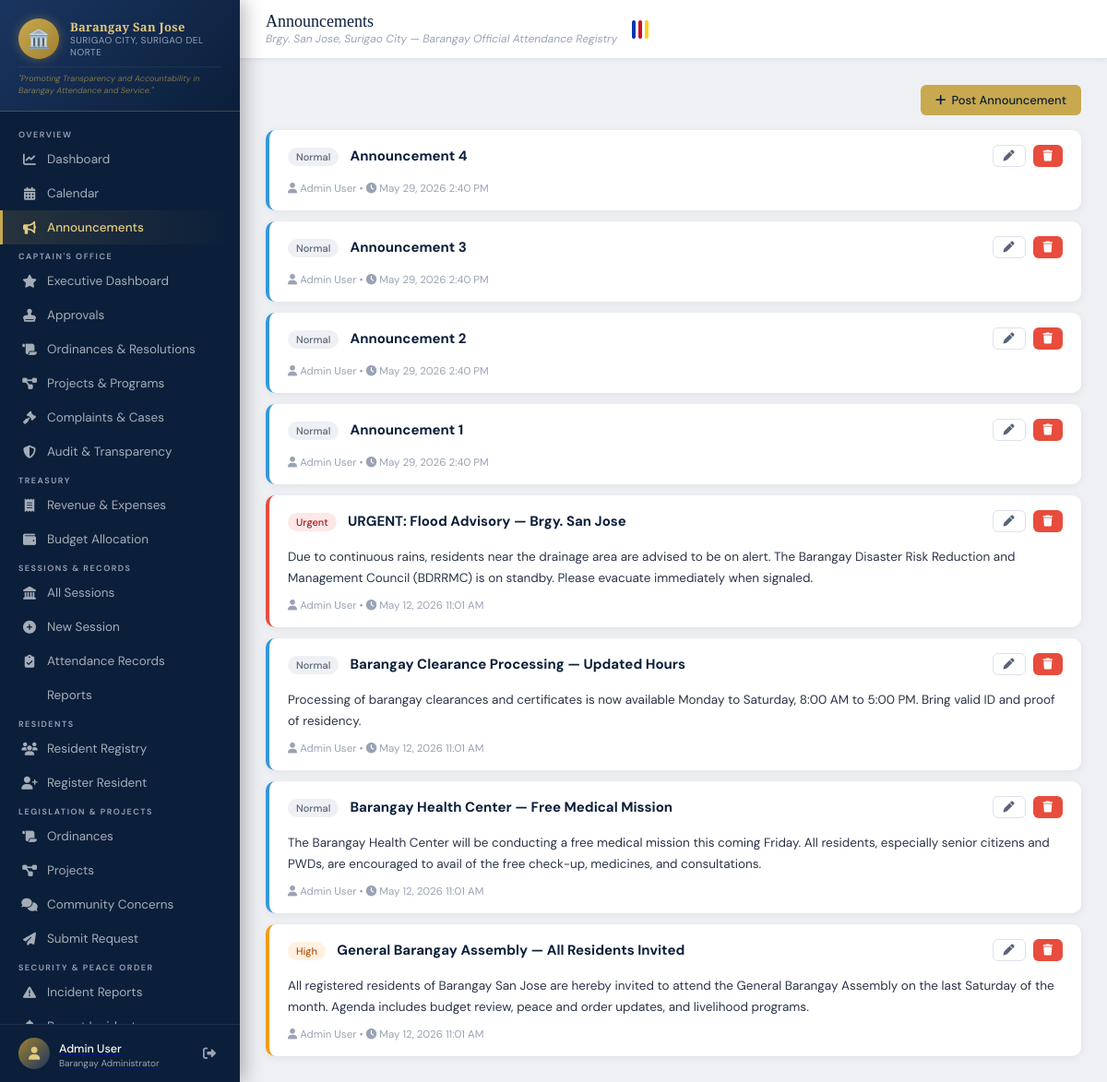
The page /announcements/ (signed in) on the database its author committed.
### attendance/models.py (models this page shows, shortened)
class UserProfile(models.Model):
    ROLE_CHOICES = [
        ('punong_barangay', 'Punong Barangay (Captain)'),
        ('admin', 'Barangay Administrator'),
        ('secretary', 'Barangay Secretary'),
        ('treasurer', 'Barangay Treasurer'),
        ('kagawad', 'Barangay Kagawad'),
        ('sb_chairperson', 'SB Chairperson'),
        ('tanod', 'Barangay Tanod'),
        ('bhw', 'Barangay Health Worker'),
        ('bns', 'Barangay Nutrition Scholar'),
        ('utility', 'Utility / Admin Staff'),
        ('staff', 'Barangay Staff'),
        ('viewer', 'Viewer'),
    ]
    COMMITTEE_CHOICES = [
        ('', 'None'),
        ('peace_order', 'Peace and Order'),
        ('health', 'Health and Sanitation'),
        ('education', 'Education'),
        ('infrastructure', 'Infrastructure'),
        ('livelihood', 'Livelihood'),
        ('environment', 'Environment'),
        ('youth', 'Youth and Sports'),
        ('women', "Women's Affairs"),
        ('senior', 'Senior Citizens'),
        ('finance', 'Finance and Budget'),
    ]
    user = models.OneToOneField(User, on_delete=models.CASCADE, related_name='profile')
    role = models.CharField(max_length=30, choices=ROLE_CHOICES, default='viewer')
    contact_number = models.CharField(max_length=15, blank=True)
    position = models.CharField(max_length=100, blank=True)
    committee = models.CharField(max_length=30, choices=COMMITTEE_CHOICES, blank=True)
    avatar = models.ImageField(upload_to='avatars/', blank=True, null=True)
    is_active = models.BooleanField(default=True)
    created_at = models.DateTimeField(auto_now_add=True)
    class Meta:
        verbose_name = "User Profile"
        verbose_name_plural = "User Profiles"

class Announcement(models.Model):
    PRIORITY_CHOICES = [
        ('low', 'Low'), ('normal', 'Normal'), ('high', 'High'), ('urgent', 'Urgent'),
    ]
    TARGET_CHOICES = [
        ('all', 'All'), ('officials', 'Officials Only'), ('tanod', 'Tanod'),
        ('bhw', 'Health Workers'), ('bns', 'Nutrition Scholars'), ('residents', 'Residents'),
    ]
    title = models.CharField(max_length=200)
    content = models.TextField()
    priority = models.CharField(max_length=10, choices=PRIORITY_CHOICES, default='normal')
    target_audience = models.CharField(max_length=20, choices=TARGET_CHOICES, default='all')
    is_published = models.BooleanField(default=True)
    published_by = models.ForeignKey(User, on_delete=models.SET_NULL, null=True)
    created_at = models.DateTimeField(auto_now_add=True)
    updated_at = models.DateTimeField(auto_now=True)
    expires_at = models.DateTimeField(null=True, blank=True)
    @property
    def is_active(self):
        if self.expires_at:
            return self.is_published and timezone.now() < self.expires_at
        return self.is_published
    class Meta:
        ordering = ['-created_at']
        verbose_name = "Announcement"
        verbose_name_plural = "Announcements"

### attendance/views.py (the view)
# urls.py: path('announcements/', views.announcement_list, name='announcement_list'),
@login_required
def announcement_list(request):
    announcements = Announcement.objects.all()
    return render(request, 'attendance/announcement_list.html', {'announcements': announcements})

### attendance/context_processors.py (called while the page is built)
def site_settings(request):
    return {
        'SITE_NAME': getattr(settings, 'SITE_NAME', 'Barangay Official Attendance Registry'),
        'SITE_SHORT': getattr(settings, 'SITE_SHORT', 'BOAR System'),
        'BARANGAY_NAME': getattr(settings, 'BARANGAY_NAME', 'Brgy. San Jose'),
        'BARANGAY_CITY': getattr(settings, 'BARANGAY_CITY', 'Surigao City'),
        'BARANGAY_PROVINCE': getattr(settings, 'BARANGAY_PROVINCE', 'Surigao del Norte'),
    }

### templates/attendance/announcement_list.html (shortened to what this page needs)
{% extends 'base.html' %}
{% block page_title %}Announcements{% endblock %}
{% block content %}
<div class="d-flex gap-12 mb-16" style="justify-content:flex-end;">
  {% if request.user.profile.role in 'admin,secretary' %}
  <a href="{% url 'announcement_create' %}" class="btn btn-gold"><i class="fas fa-plus"></i> Post Announcement</a>
  {% endif %}
</div>
<div style="display:flex; flex-direction:column; gap:12px;">
  {% for ann in announcements %}
  <div class="card" style="border-left: 4px solid {% if ann.priority == 'urgent' %}#e74c3c{% elif ann.priority == 'high' %}#f39c12{% elif ann.priority == 'normal' %}#3498db{% else %}#95a5a6{% endif %};">
    <div class="card-body" style="padding:16px 20px;">
      <div class="d-flex gap-12 align-center mb-16" style="flex-wrap:wrap;">
        <div style="flex:1;">
          <span class="badge badge-{{ ann.priority }}" style="margin-right:8px;">{{ ann.get_priority_display }}</span>
          <strong style="font-size:15px; color:#0b1f3a;">{{ ann.title }}</strong>
        </div>
        {% if request.user.profile.role in 'admin,secretary' %}
        <div class="d-flex gap-8">
          <a href="{% url 'announcement_edit' ann.pk %}" class="btn btn-outline btn-sm"><i class="fas fa-pen"></i></a>
          <a href="{% url 'announcement_delete' ann.pk %}" class="btn btn-danger btn-sm"><i class="fas fa-trash"></i></a>
        </div>
        {% endif %}
      </div>
      <div style="font-size:13.5px; color:#2a3548; line-height:1.7;">{{ ann.content|linebreaks }}</div>
      <div style="margin-top:10px; font-size:11.5px; color:#9aa3b5;">
        <i class="fas fa-user"></i> {{ ann.published_by.get_full_name|default:ann.published_by.username }}
        &bull; <i class="fas fa-clock"></i> {{ ann.created_at|date:"F d, Y g:i A" }}
      </div>
    </div>
  </div>
  {% endfor %}
</div>
{% endblock %}

### templates/base.html (shortened to what this page needs)
{% load static %}
<!DOCTYPE html>
<html lang="en">
<head>
  <link href="https://cdnjs.cloudflare.com/ajax/libs/font-awesome/6.5.0/css/all.min.css" rel="stylesheet">
</head>
<body>
{% if user.is_authenticated %}
<aside class="sidebar">
  <div class="sidebar-brand">
    <div class="brand-emblem">
      <div class="brand-seal">🏛️</div>
      <div class="brand-text">
        <h1>Barangay San Jose</h1>
        <p>Surigao City, Surigao del Norte</p>
      </div>
    </div>
    <div class="brand-tagline">
      "Promoting Transparency and Accountability in Barangay Attendance and Service."
    </div>
  </div>
  <nav class="sidebar-nav">
    <span class="nav-section-label">Overview</span>
    <a href="{% url 'dashboard' %}" class="nav-item {% if request.resolver_match.url_name == 'dashboard' %}active{% endif %}">
      <i class="fas fa-chart-line"></i> Dashboard
    </a>
    <a href="{% url 'calendar' %}" class="nav-item {% if request.resolver_match.url_name == 'calendar' %}active{% endif %}">
      <i class="fas fa-calendar-alt"></i> Calendar
    </a>
    <a href="{% url 'announcement_list' %}" class="nav-item {% if 'announcement' in request.resolver_match.url_name %}active{% endif %}">
      <i class="fas fa-bullhorn"></i> Announcements
    </a>
    {% if user.profile.role in 'punong_barangay,admin' %}
    <span class="nav-section-label">Captain's Office</span>
    <a href="{% url 'captain_dashboard' %}" class="nav-item {% if request.resolver_match.url_name == 'captain_dashboard' %}active{% endif %}">
      <i class="fas fa-star"></i> Executive Dashboard
    </a>
    <a href="{% url 'approval_list' %}" class="nav-item {% if 'approval' in request.resolver_match.url_name %}active{% endif %}">
      <i class="fas fa-stamp"></i> Approvals
    </a>
    <a href="{% url 'ordinance_list' %}" class="nav-item {% if 'ordinance' in request.resolver_match.url_name %}active{% endif %}">
      <i class="fas fa-scroll"></i> Ordinances & Resolutions
    </a>
    <a href="{% url 'project_list' %}" class="nav-item {% if 'project' in request.resolver_match.url_name %}active{% endif %}">
      <i class="fas fa-diagram-project"></i> Projects & Programs
    </a>
    <a href="{% url 'complaint_list' %}" class="nav-item {% if 'complaint' in request.resolver_match.url_name %}active{% endif %}">
      <i class="fas fa-gavel"></i> Complaints & Cases
    </a>
    <a href="{% url 'audit_log_list' %}" class="nav-item {% if 'audit' in request.resolver_match.url_name %}active{% endif %}">
      <i class="fas fa-shield-halved"></i> Audit & Transparency
    </a>
    {% endif %}
    {% if user.profile.role in 'treasurer,punong_barangay,admin' %}
    <span class="nav-section-label">Treasury</span>
    <a href="{% url 'financial_list' %}" class="nav-item {% if 'financial' in request.resolver_match.url_name %}active{% endif %}">
      <i class="fas fa-receipt"></i> Revenue & Expenses
    </a>
    <a href="{% url 'budget_list' %}" class="nav-item {% if 'budget' in request.resolver_match.url_name %}active{% endif %}">
      <i class="fas fa-wallet"></i> Budget Allocation
    </a>
    {% endif %}
    {% if user.profile.role in 'secretary,admin,punong_barangay,kagawad,sb_chairperson' %}
    <span class="nav-section-label">Sessions & Records</span>
    <a href="{% url 'session_list' %}" class="nav-item {% if 'session' in request.resolver_match.url_name %}active{% endif %}">
      <i class="fas fa-landmark"></i> All Sessions
    </a>
    <a href="{% url 'session_create' %}" class="nav-item">
      <i class="fas fa-plus-circle"></i> New Session
    </a>
    <a href="{% url 'attendance_list' %}" class="nav-item {% if request.resolver_match.url_name == 'attendance_list' %}active{% endif %}">
      <i class="fas fa-clipboard-check"></i> Attendance Records
    </a>
    <a href="{% url 'reports' %}" class="nav-item {% if request.resolver_match.url_name == 'reports' %}active{% endif %}">
       Reports
    </a>
    {% endif %}
    {% if user.profile.role in 'secretary,admin,punong_barangay,kagawad,sb_chairperson,bhw,bns' %}
    <span class="nav-section-label">Residents</span>
    <a href="{% url 'citizen_list' %}" class="nav-item {% if 'citizen' in request.resolver_match.url_name %}active{% endif %}">
      <i class="fas fa-users"></i> Resident Registry
    </a>
    {% if user.profile.role in 'secretary,admin,punong_barangay' %}
    <a href="{% url 'citizen_create' %}" class="nav-item">
      <i class="fas fa-user-plus"></i> Register Resident
    </a>
    {% endif %}
    {% endif %}
    {% if user.profile.role in 'kagawad,sb_chairperson,punong_barangay,admin' %}
    <span class="nav-section-label">Legislation & Projects</span>
    <a href="{% url 'ordinance_list' %}" class="nav-item {% if 'ordinance' in request.resolver_match.url_name %}active{% endif %}">
      <i class="fas fa-scroll"></i> Ordinances
    </a>
    <a href="{% url 'project_list' %}" class="nav-item {% if 'project' in request.resolver_match.url_name %}active{% endif %}">
      <i class="fas fa-diagram-project"></i> Projects
    </a>
    <a href="{% url 'complaint_list' %}" class="nav-item {% if 'complaint' in request.resolver_match.url_name %}active{% endif %}">
      <i class="fas fa-comments"></i> Community Concerns
    </a>
    <a href="{% url 'approval_create' %}" class="nav-item">
      <i class="fas fa-paper-plane"></i> Submit Request
    </a>
    {% endif %}
    {% if user.profile.role in 'tanod,punong_barangay,admin,secretary' %}
    <span class="nav-section-label">Security & Peace Order</span>
    <a href="{% url 'incident_list' %}" class="nav-item {% if 'incident' in request.resolver_match.url_name %}active{% endif %}">
      <i class="fas fa-triangle-exclamation"></i> Incident Reports
    </a>
    <a href="{% url 'incident_create' %}" class="nav-item">
      <i class="fas fa-bell"></i> Report Incident
    </a>
    {% endif %}
  </nav>
  <div class="sidebar-footer">
    <div class="user-card">
      <div class="user-avatar"><i class="fas fa-user"></i></div>
      <div class="user-info">
        <a href="{% url 'my_profile' %}" class="text-decoration-none text-white">
          <span>{{ user.get_full_name|default:user.username }}</span>
          <small>{{ user.profile.get_role_display|default:"User" }}</small>
        </a>
      </div>
      <a href="{% url 'logout' %}" class="btn-logout" title="Logout">
        <i class="fas fa-right-from-bracket"></i>
      </a>
    </div>
  </div>
</aside>
{% endif %}
<div class="main-content">
  {% if user.is_authenticated %}
  <div class="top-bar">
    <div>
      <div class="top-bar-title">{% block page_title %}Dashboard{% endblock %}</div>
      <div class="top-bar-subtitle">{{ BARANGAY_NAME }}, {{ BARANGAY_CITY }} — {{ SITE_NAME }}</div>
    </div>
    <div class="ph-flag-bar" title="Philippines">
      <span style="background:#0038a8;"></span>
      <span style="background:#ce1126;"></span>
      <span style="background:#fcd116;"></span>
    </div>
  </div>
  {% endif %}
  <div class="page-body">
    {% block content %}{% endblock %}
  </div>
</div>
</body>
</html>

### rows shown on the page
Announcement: priority "Normal", title "Announcement 4", published_by.get_full_name "Admin User", created_at "May 29, 2026 2:40 PM"
Announcement: priority "Normal", title "Announcement 3", published_by.get_full_name "Admin User", created_at "May 29, 2026 2:40 PM"
Announcement: priority "Normal", title "Announcement 2", published_by.get_full_name "Admin User", created_at "May 29, 2026 2:40 PM"
Announcement: priority "Normal", title "Announcement 1", published_by.get_full_name "Admin User", created_at "May 29, 2026 2:40 PM"
Announcement: priority "Urgent", title "URGENT: Flood Advisory — Brgy. San Jose", content "Due to continuous rains, residents near the drainage area are advised to be on alert. The Barangay Disaster Risk Reduction and Management Council (BDRRMC) is on standby. Please evacuate immediately when signaled.", published_by.get_full_name "Admin User", created_at "May 12, 2026 11:01 AM"
Announcement: priority "Normal", title "Barangay Clearance Processing — Updated Hours", content "Processing of barangay clearances and certificates is now available Monday to Saturday, 8:00 AM to 5:00 PM. Bring valid ID and proof of residency.", published_by.get_full_name "Admin User", created_at "May 12, 2026 11:01 AM"
Announcement: priority "Normal", title "Barangay Health Center — Free Medical Mission", content "The Barangay Health Center will be conducting a free medical mission this coming Friday. All residents, especially senior citizens and PWDs, are encouraged to avail of the free check-up, medicines, and consultations.", published_by.get_full_name "Admin User", created_at "May 12, 2026 11:01 AM"
Announcement: priority "High", title "General Barangay Assembly — All Residents Invited", content "All registered residents of Barangay San Jose are hereby invited to attend the General Barangay Assembly on the last Saturday of the month. Agenda includes budget review, peace and order updates, and livelihood programs.", published_by.get_full_name "Admin User", created_at "May 12, 2026 11:01 AM"

### other values the page prints
{{ user.get_full_name|default:user.username }} "Admin User"
{{ user.profile.get_role_display|default:"User" }} "Barangay Administrator"
{{ BARANGAY_NAME }} "Brgy. San Jose"
{{ BARANGAY_CITY }} "Surigao City"
{{ SITE_NAME }} "Barangay Official Attendance Registry"
